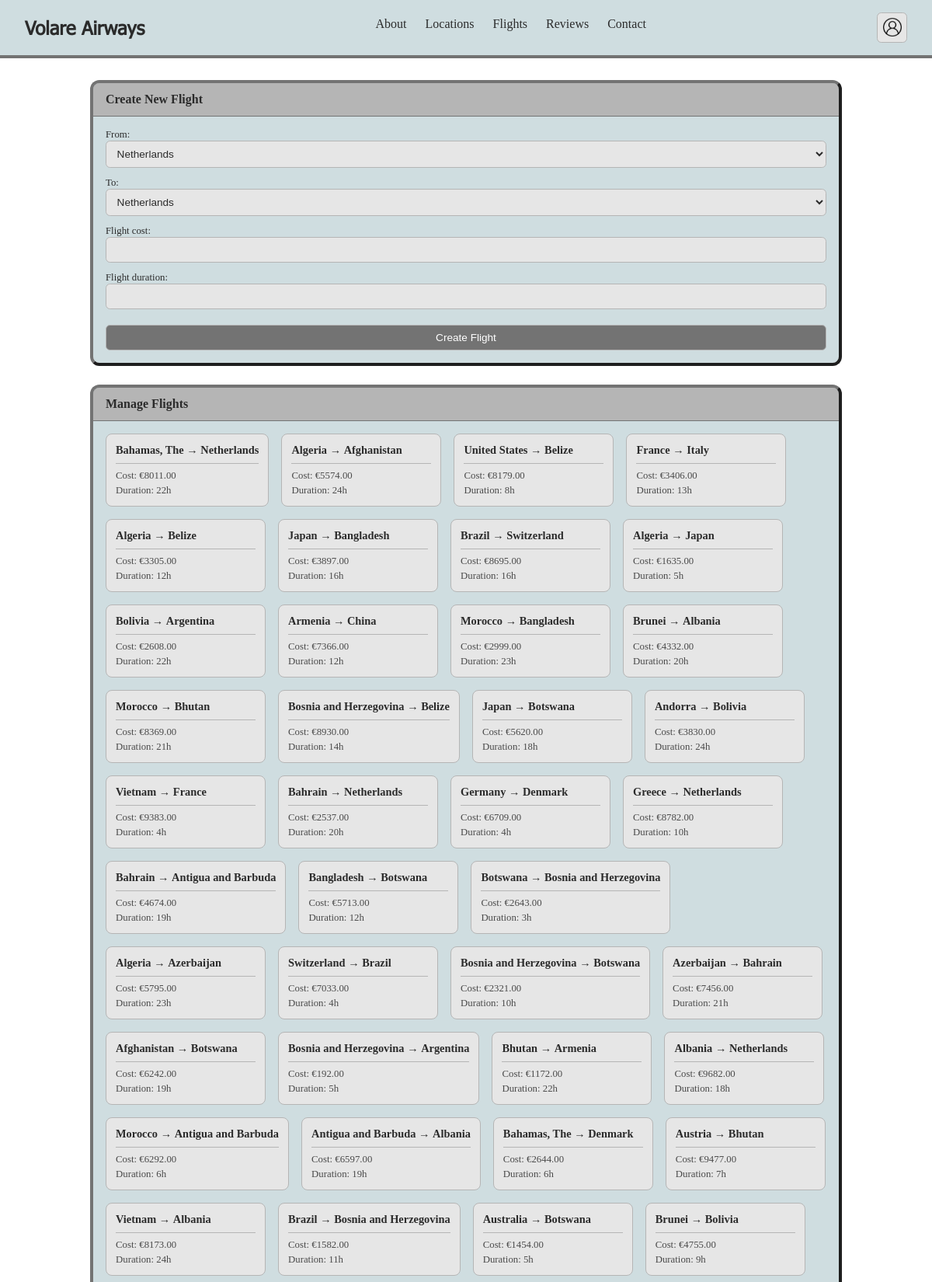
The app's page /admin.php (upper part) with its own data.
### tables this page shows
CREATE TABLE `Available_Flights` (
  `Flight_Id` int NOT NULL,
  `Flight_Cost` int NOT NULL,
  `Flight_Duration` int NOT NULL COMMENT 'In hours',
  `From_Country_Id` int NOT NULL,
  `To_Country_Id` int NOT NULL
);

CREATE TABLE `Country` (
  `Country_Id` int NOT NULL,
  `Country_Name` varchar(45) NOT NULL,
  `Country_Description` varchar(2550) DEFAULT NULL
);

### assets/php/functions/flights.php (called while the page is built, shortened)
<?php
require_once(__DIR__ . "/connection.php");
function getCountryNameFromId($id)
{
    global $connect;
    $sql = 'SELECT * FROM Country WHERE Country_Id = :id';
    $stmt = $connect->prepare($sql);
    $stmt->execute([':id' => $id]);
    $result = $stmt->fetchAll();
    $name = $result[0]['Country_Name'];
    return $name;
}
function getCountries() {
    global $connect;
    $sql = 'SELECT * FROM Country';
    $stmt = $connect->prepare($sql);
    $stmt->execute();
    $result = $stmt->fetchAll();
    return $result;
}
function getFlights($id = null)
{
    global $connect;
    if ($id !== null) {
        $sql = 'SELECT * FROM Available_Flights WHERE Flight_Id = :id';
        $stmt = $connect->prepare($sql);
        $stmt->execute([':id' => $id]);
    } else {
        $sql = 'SELECT * FROM Available_Flights';
        $stmt = $connect->prepare($sql);
        $stmt->execute();
    }
    $result = $stmt->fetchAll();
    return $result;
}
?>

### admin.php (the view, shortened to what this page needs)
<?php
require("assets/php/functions/flights.php");
$flights = getFlights();
if (count(getFlights()) == 0) {
    generateRandomFlight(amount: 84);
}
?>
<!DOCTYPE html>
<html lang="en">
<?php include './assets/php/head.php' ?>
<body>
    <?php include './assets/php/header.php' ?>
    <main class="admin-main flex flexcolumn alignitemscenter">
        <section class="admin-section">
            <div class="admin-card">
                <div class="admin-card-header">
                    <h2>Create New Flight</h2>
                </div>
                <form action="./assets/php/forms/createflightform.php" method="post" class="admin-form flex flexcolumn">
                    <div class="form-group">
                        <label for="createflightfrom">From:</label>
                        <select name="from" id="createflightfrom" class="admin-select">
                            <?php
                                $countries = getCountries();
                                foreach ($countries as $country) {
                                    echo("<option value=" . $country['Country_Id'] . ">" . $country['Country_Name'] . "</option>");
                                }
                            ?>
                        </select>
                    </div>
                    <div class="form-group">
                        <label for="createflightto">To:</label>
                        <select name="to" id="createflightto" class="admin-select">
                            <?php
                                $countries = getCountries();
                                foreach ($countries as $country) {
                                    echo("<option value=" . $country['Country_Id'] . ">" . $country['Country_Name'] . "</option>");
                                }
                            ?>
                        </select>
                    </div>
                    <div class="form-group">
                        <label for="createflightcost">Flight cost:</label>
                        <input type="number" min="0" max="1000000" name="flightcost" id="createflightcost" class="admin-input">
                    </div>
                    <div class="form-group">
                        <label for="createflightduration">Flight duration:</label>
                        <input type="number" min="0" max="1000000" name="flightduration" id="createflightduration" class="admin-input">
                    </div>
                    <button type="submit" name="save" class="admin-btn admin-btn-primary">Create Flight</button>
                </form>
            </div>
        </section>
        <section class="admin-section">
            <div class="admin-card">
                <div class="admin-card-header">
                    <h2>Manage Flights</h2>
                </div>
                <div class="admin-grid">
                    <?php
                    for ($i = 0; $i < count($flights); $i++) {
                        $flightId = $flights[$i]["Flight_Id"];
                        $from = $flights[$i]["From_Country_Id"];
                        $to = $flights[$i]["To_Country_Id"];
                        if (!is_array($from)) { $from = [$from]; }
                        if (!is_array($to)) { $to = [$to]; }
                        $fromName = getCountryNameFromId($from[0]);
                        $toName = getCountryNameFromId($to[0]);
                        $cost = $flights[$i]["Flight_Cost"];
                        $duration = $flights[$i]["Flight_Duration"];
                        echo "<div id='adminflightbyid{$flightId}' class='admin-item admin-flight-item'>";
                        echo "<div class='admin-item-header'><strong>{$fromName}</strong> → <strong>{$toName}</strong></div>";
                        echo "<div class='admin-item-details'>";
                        echo "<span>Cost: €{$cost}.00</span>";
                        echo "<span>Duration: {$duration}h</span>";
                        echo "</div>";
                        echo "</div>";
                    }
                    ?>
                </div>
            </div>
        </section>
    </main>
</body>
</html>

### assets/php/head.php (shortened to what this page needs)
<head>
    <link rel="stylesheet" href="assets/css/style.css">
</head>

### assets/php/header.php (shortened to what this page needs)
<header class="site-header">
    <div class="big-header" id="big-header">
        <div class="header-container flex justifycontentspacebetween alignitemscenter">
            <a href="/index.php" class="header-logo">
                <h1>Volare Airways</h1>
            </a>
            <nav class="header-nav">
                <ul class="flex flexrow">
                    <li><a href="/about.php">About</a></li>
                    <li><a href="/locations.php">Locations</a></li>
                    <li><a href="/flights.php">Flights</a></li>
                    <li><a href="/reviews.php">Reviews</a></li>
                    <li><a href="/contact.php">Contact</a></li>
                </ul>
            </nav>
            <div class="header-actions flex flexrow alignitemscenter gap-25">
                <button type="button" class="header-account-btn account-menu-toggle">
                    <img class="user-icon" src="assets/img/account_icon.png" alt="Account">
                </button>
            </div>
        </div>
    </div>
</header>

### assets/css/style.css (style rules this page uses)
body { margin: 0; padding: 0; }
* { scroll-behavior: smooth; }
.site-header { background-color: #cfdde0; width: 100%; padding: 0; border-bottom: 4px solid #737373; }
.header-container { max-width: 1200px; margin: 0 auto; padding: 1rem 2rem; }
.header-logo { text-decoration: none; }
.header-logo h1 { margin: 0; font-size: 1.5rem; color: #2b2b2b; transition: color 120ms ease; font-family: Tahoma; }
.header-nav-small ul, .header-nav ul { list-style: none; padding: 0; margin: 0; gap: 1.5rem; }
.header-nav-small ul li a, .header-nav ul li a { color: #2b2b2b; text-decoration: none; transition: color 120ms ease; }
.header-actions-small, .header-actions { gap: 1rem; }
.header-menu-btn, .header-account-btn { background-color: #e6e6e6; border: 1px solid #b5b5b5; border-radius: 0.35rem; padding: 0.4rem; cursor: pointer; transition: background-color 120ms ease, transform 120ms ease; }
.header-menu-btn .menu-icon, .header-account-btn .user-icon { width: 24px; height: 24px; display: block; }
.header-nav { margin-bottom: 0.5rem !important; }
ul { list-style: none; list-style-type: none; }
a { font-size: 1rem; text-decoration: none; color: white; transition-duration: 0.2s; }
:root { --color-399ddb: #399ddb; --color-3c39db: #3c39db; --color-396adb: #396adb; --color-63d3db: #63d3db; --color-aa91db: #aa91db; --color-cfdde0: #cfdde0; --color-6b8bdc: #6b8bdc; }
.flex { display: flex; }
.justifycontentspacebetween { justify-content: space-between; }
.flexrow { flex-direction: row; }
.flexcolumn { flex-direction: column; }
.alignitemscenter { align-items: center; }
.user-icon { width: 75%; height: auto; }
header div img { height: 10vh; }
.gap-25 { gap: 25px; }
.admin-main { padding: 2rem; gap: 2rem; max-width: 1200px; margin: 0 auto; width: 80%; }
.admin-section { width: 100%; }
.admin-card { background-color: #cfdde0; border-radius: 0.5rem; outline: 4px outset #737373; overflow: hidden; }
.admin-card-header { background-color: #b5b5b5; padding: 0.75rem 1rem; border-bottom: 1px solid #737373; }
.admin-card-header h2 { margin: 0; color: #2b2b2b; font-size: 1rem; }
.admin-form { padding: 1rem; gap: 0.75rem; }
.admin-form .form-group { gap: 0.25rem; }
.admin-form .form-group label { font-size: 0.8rem; color: #2b2b2b; font-weight: normal; }
.admin-input, .admin-select { padding: 0.5rem 0.6rem; border-radius: 0.35rem; border: 1px solid #b5b5b5; background-color: #e6e6e6; font-size: 0.85rem; color: #2b2b2b; outline: none; transition: border-color 120ms ease; }
.admin-btn { padding: 0.5rem 0.75rem; border-radius: 0.35rem; border: 1px solid #b5b5b5; font-size: 0.85rem; cursor: pointer; transition: background-color 120ms ease, transform 120ms ease; }
.admin-btn-primary { background-color: #737373; color: white; }
.admin-grid { display: flex; flex-wrap: wrap; gap: 1rem; padding: 1rem; }
.admin-item { background-color: #e6e6e6; border: 1px solid #b5b5b5; border-radius: 0.5rem; padding: 0.75rem; min-width: 180px; cursor: pointer; transition: background-color 120ms ease, transform 120ms ease, box-shadow 120ms ease; }
.admin-item-header { font-size: 0.9rem; color: #2b2b2b; margin-bottom: 0.5rem; padding-bottom: 0.5rem; border-bottom: 1px solid #b5b5b5; }
.admin-item-details { display: flex; flex-direction: column; gap: 0.25rem; font-size: 0.8rem; color: #4a4a4a; }
.form-group { display: flex; flex-direction: column; gap: 0.5rem; }
.form-group label { font-size: 0.8rem; color: #2b2b2b; margin-bottom: -0.25rem; }
#createflightduration { margin-bottom: 0.5rem; }
* { -webkit-user-select: none; -ms-user-select: none; user-select: none; }

### records on screen
available_flights: From_Country_Id.Country_Name "Bahamas, The", To_Country_Id.Country_Name "Netherlands", Flight_Cost "8011", Flight_Duration "22"
available_flights: From_Country_Id.Country_Name "Algeria", To_Country_Id.Country_Name "Afghanistan", Flight_Cost "5574", Flight_Duration "24"
available_flights: From_Country_Id.Country_Name "United States", To_Country_Id.Country_Name "Belize", Flight_Cost "8179", Flight_Duration "8"
available_flights: From_Country_Id.Country_Name "France", To_Country_Id.Country_Name "Italy", Flight_Cost "3406", Flight_Duration "13"
available_flights: From_Country_Id.Country_Name "Algeria", To_Country_Id.Country_Name "Belize", Flight_Cost "3305", Flight_Duration "12"
available_flights: From_Country_Id.Country_Name "Japan", To_Country_Id.Country_Name "Bangladesh", Flight_Cost "3897", Flight_Duration "16"
available_flights: From_Country_Id.Country_Name "Brazil", To_Country_Id.Country_Name "Switzerland", Flight_Cost "8695", Flight_Duration "16"
available_flights: From_Country_Id.Country_Name "Algeria", To_Country_Id.Country_Name "Japan", Flight_Cost "1635", Flight_Duration "5"
available_flights: From_Country_Id.Country_Name "Bolivia", To_Country_Id.Country_Name "Argentina", Flight_Cost "2608", Flight_Duration "22"
available_flights: From_Country_Id.Country_Name "Armenia", To_Country_Id.Country_Name "China", Flight_Cost "7366", Flight_Duration "12"
available_flights: From_Country_Id.Country_Name "Morocco", To_Country_Id.Country_Name "Bangladesh", Flight_Cost "2999", Flight_Duration "23"
available_flights: From_Country_Id.Country_Name "Brunei", To_Country_Id.Country_Name "Albania", Flight_Cost "4332", Flight_Duration "20"
available_flights: From_Country_Id.Country_Name "Morocco", To_Country_Id.Country_Name "Bhutan", Flight_Cost "8369", Flight_Duration "21"
available_flights: From_Country_Id.Country_Name "Bosnia and Herzegovina", To_Country_Id.Country_Name "Belize", Flight_Cost "8930", Flight_Duration "14"
available_flights: From_Country_Id.Country_Name "Japan", To_Country_Id.Country_Name "Botswana", Flight_Cost "5620", Flight_Duration "18"
available_flights: From_Country_Id.Country_Name "Andorra", To_Country_Id.Country_Name "Bolivia", Flight_Cost "3830", Flight_Duration "24"
available_flights: From_Country_Id.Country_Name "Vietnam", To_Country_Id.Country_Name "France", Flight_Cost "9383", Flight_Duration "4"
available_flights: From_Country_Id.Country_Name "Bahrain", To_Country_Id.Country_Name "Netherlands", Flight_Cost "2537", Flight_Duration "20"
available_flights: From_Country_Id.Country_Name "Germany", To_Country_Id.Country_Name "Denmark", Flight_Cost "6709", Flight_Duration "4"
available_flights: From_Country_Id.Country_Name "Greece", To_Country_Id.Country_Name "Netherlands", Flight_Cost "8782", Flight_Duration "10"
available_flights: From_Country_Id.Country_Name "Bahrain", To_Country_Id.Country_Name "Antigua and Barbuda", Flight_Cost "4674", Flight_Duration "19"
available_flights: From_Country_Id.Country_Name "Bangladesh", To_Country_Id.Country_Name "Botswana", Flight_Cost "5713", Flight_Duration "12"
available_flights: From_Country_Id.Country_Name "Botswana", To_Country_Id.Country_Name "Bosnia and Herzegovina", Flight_Cost "2643", Flight_Duration "3"
available_flights: From_Country_Id.Country_Name "Algeria", To_Country_Id.Country_Name "Azerbaijan", Flight_Cost "5795", Flight_Duration "23"
available_flights: From_Country_Id.Country_Name "Switzerland", To_Country_Id.Country_Name "Brazil", Flight_Cost "7033", Flight_Duration "4"
available_flights: From_Country_Id.Country_Name "Bosnia and Herzegovina", To_Country_Id.Country_Name "Botswana", Flight_Cost "2321", Flight_Duration "10"
available_flights: From_Country_Id.Country_Name "Azerbaijan", To_Country_Id.Country_Name "Bahrain", Flight_Cost "7456", Flight_Duration "21"
available_flights: From_Country_Id.Country_Name "Afghanistan", To_Country_Id.Country_Name "Botswana", Flight_Cost "6242", Flight_Duration "19"
available_flights: From_Country_Id.Country_Name "Bosnia and Herzegovina", To_Country_Id.Country_Name "Argentina", Flight_Cost "192", Flight_Duration "5"
available_flights: From_Country_Id.Country_Name "Bhutan", To_Country_Id.Country_Name "Armenia", Flight_Cost "1172", Flight_Duration "22"
available_flights: From_Country_Id.Country_Name "Albania", To_Country_Id.Country_Name "Netherlands", Flight_Cost "9682", Flight_Duration "18"
available_flights: From_Country_Id.Country_Name "Morocco", To_Country_Id.Country_Name "Antigua and Barbuda", Flight_Cost "6292", Flight_Duration "6"
available_flights: From_Country_Id.Country_Name "Antigua and Barbuda", To_Country_Id.Country_Name "Albania", Flight_Cost "6597", Flight_Duration "19"
available_flights: From_Country_Id.Country_Name "Bahamas, The", To_Country_Id.Country_Name "Denmark", Flight_Cost "2644", Flight_Duration "6"
available_flights: From_Country_Id.Country_Name "Austria", To_Country_Id.Country_Name "Bhutan", Flight_Cost "9477", Flight_Duration "7"
available_flights: From_Country_Id.Country_Name "Vietnam", To_Country_Id.Country_Name "Albania", Flight_Cost "8173", Flight_Duration "24"
available_flights: From_Country_Id.Country_Name "Brazil", To_Country_Id.Country_Name "Bosnia and Herzegovina", Flight_Cost "1582", Flight_Duration "11"
available_flights: From_Country_Id.Country_Name "Australia", To_Country_Id.Country_Name "Botswana", Flight_Cost "1454", Flight_Duration "5"
available_flights: From_Country_Id.Country_Name "Brunei", To_Country_Id.Country_Name "Bolivia", Flight_Cost "4755", Flight_Duration "9"

### other values on screen
form field from "Netherlands"
form field to "Netherlands"
